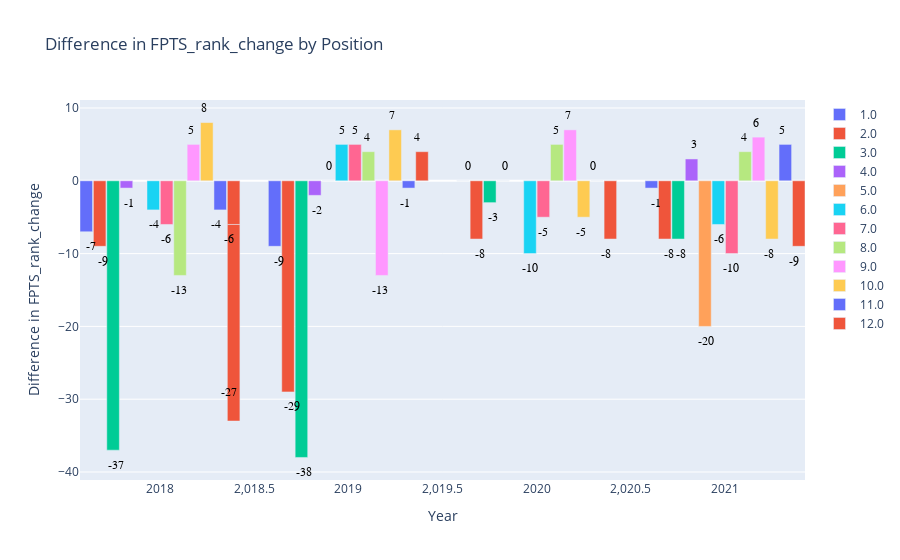

Here is the notebook cell this chart was saved with:
### Code cell
consistency_chart(df.copy(), 'qb')

### Figure 1 — Plotly figure (JSON) as saved in the notebook; plotly's stock layout.template omitted (floating-point values rounded to 4 significant figures)
{"data": [{"customdata": [["Josh Allen", 1, 2, 17], ["Josh Allen", 1, 1, 17], ["Lamar Jackson", 1, 10, 15], ["Patrick Mahomes", 1, 8, 14]], "hovertemplate": "Player: %{customdata[0]}<br>FPTS_rank_current: %{customdata[1]}<br>FPTS_rank_change: %{y}<br>FPTS_rank_next: %{customdata[2]}<br>FPTS_G: %{customdata[3]}<br><extra></extra>", "name": "1.0", "type": "bar", "width": 0.06667, "x": [2021.0, 2020.0, 2019.0, 2018.0], "y": [-1, 0, -9, -7]}, {"customdata": [["Matt Ryan", 2, 11, 15], ["Kyler Murray", 2, 10, 14], ["Dak Prescott", 2, 31, 5], ["Justin Herbert", 2, 10, 17]], "hovertemplate": "Player: %{customdata[0]}<br>FPTS_rank_current: %{customdata[1]}<br>FPTS_rank_change: %{y}<br>FPTS_rank_next: %{customdata[2]}<br>FPTS_G: %{customdata[3]}<br><extra></extra>", "name": "2.0", "type": "bar", "width": 0.06667, "x": [2018.0, 2020.0, 2019.0, 2021.0], "y": [-9, -8, -29, -8]}, {"customdata": [["Jameis Winston", 3, 41, 4], ["Tom Brady", 3, 11, 17], ["Aaron Rodgers", 3, 6, 16], ["Ben Roethlisberger", 3, 40, 2]], "hovertemplate": "Player: %{customdata[0]}<br>FPTS_rank_current: %{customdata[1]}<br>FPTS_rank_change: %{y}<br>FPTS_rank_next: %{customdata[2]}<br>FPTS_G: %{customdata[3]}<br><extra></extra>", "name": "3.0", "type": "bar", "width": 0.06667, "x": [2019.0, 2021.0, 2020.0, 2018.0], "y": [-38, -8, -3, -37]}, {"customdata": [["Patrick Mahomes", 4, 4, 17], ["Russell Wilson", 4, 6, 16], ["Patrick Mahomes", 4, 1, 17], ["Deshaun Watson", 4, 5, 15]], "hovertemplate": "Player: %{customdata[0]}<br>FPTS_rank_current: %{customdata[1]}<br>FPTS_rank_change: %{y}<br>FPTS_rank_next: %{customdata[2]}<br>FPTS_G: %{customdata[3]}<br><extra></extra>", "name": "4.0", "type": "bar", "width": 0.06667, "x": [2020.0, 2019.0, 2021.0, 2018.0], "y": [0, -2, 3, -1]}, {"customdata": [["Matthew Stafford", 5, 25, 9], ["Deshaun Watson", 5, 5, 16]], "hovertemplate": "Player: %{customdata[0]}<br>FPTS_rank_current: %{customdata[1]}<br>FPTS_rank_change: %{y}<br>FPTS_rank_next: %{customdata[2]}<br>FPTS_G: %{customdata[3]}<br><extra></extra>", "name": "5.0", "type": "bar", "width": 0.06667, "x": [2021.0, 2019.0], "y": [-20, 0]}, {"customdata": [["Russell Wilson", 6, 16, 14], ["Aaron Rodgers", 6, 12, 17], ["Josh Allen", 6, 1, 16], ["Aaron Rodgers", 6, 10, 16]], "hovertemplate": "Player: %{customdata[0]}<br>FPTS_rank_current: %{customdata[1]}<br>FPTS_rank_change: %{y}<br>FPTS_rank_next: %{customdata[2]}<br>FPTS_G: %{customdata[3]}<br><extra></extra>", "name": "6.0", "type": "bar", "width": 0.06667, "x": [2020.0, 2021.0, 2019.0, 2018.0], "y": [-10, -6, 5, -4]}, {"customdata": [["Jared Goff", 7, 13, 16], ["Dak Prescott", 7, 17, 12], ["Kyler Murray", 7, 2, 16], ["Ryan Tannehill", 7, 12, 17]], "hovertemplate": "Player: %{customdata[0]}<br>FPTS_rank_current: %{customdata[1]}<br>FPTS_rank_change: %{y}<br>FPTS_rank_next: %{customdata[2]}<br>FPTS_G: %{customdata[3]}<br><extra></extra>", "name": "7.0", "type": "bar", "width": 0.06667, "x": [2018.0, 2021.0, 2019.0, 2020.0], "y": [-6, -10, 5, -5]}, {"customdata": [["Joe Burrow", 8, 4, 17], ["Tom Brady", 8, 3, 17], ["Drew Brees", 8, 21, 11], ["Patrick Mahomes", 8, 4, 15]], "hovertemplate": "Player: %{customdata[0]}<br>FPTS_rank_current: %{customdata[1]}<br>FPTS_rank_change: %{y}<br>FPTS_rank_next: %{customdata[2]}<br>FPTS_G: %{customdata[3]}<br><extra></extra>", "name": "8.0", "type": "bar", "width": 0.06667, "x": [2021.0, 2020.0, 2018.0, 2019.0], "y": [4, 5, -13, 4]}, {"customdata": [["Russell Wilson", 9, 4, 16], ["Carson Wentz", 9, 22, 12], ["Jalen Hurts", 9, 3, 15], ["Justin Herbert", 9, 2, 17]], "hovertemplate": "Player: %{customdata[0]}<br>FPTS_rank_current: %{customdata[1]}<br>FPTS_rank_change: %{y}<br>FPTS_rank_next: %{customdata[2]}<br>FPTS_G: %{customdata[3]}<br><extra></extra>", "name": "9.0", "type": "bar", "width": 0.06667, "x": [2018.0, 2019.0, 2021.0, 2020.0], "y": [5, -13, 6, 7]}, {"customdata": [["Kyler Murray", 10, 18, 11], ["Lamar Jackson", 10, 15, 12], ["Aaron Rodgers", 10, 3, 16], ["Dak Prescott", 10, 2, 16]], "hovertemplate": "Player: %{customdata[0]}<br>FPTS_rank_current: %{customdata[1]}<br>FPTS_rank_change: %{y}<br>FPTS_rank_next: %{customdata[2]}<br>FPTS_G: %{customdata[3]}<br><extra></extra>", "name": "10.0", "type": "bar", "width": 0.06667, "x": [2021.0, 2020.0, 2019.0, 2018.0], "y": [-8, -5, 7, 8]}, {"customdata": [["Kirk Cousins", 11, 11, 16], ["Kirk Cousins", 11, 6, 17], ["Matt Ryan", 11, 12, 16], ["Philip Rivers", 11, 15, 16]], "hovertemplate": "Player: %{customdata[0]}<br>FPTS_rank_current: %{customdata[1]}<br>FPTS_rank_change: %{y}<br>FPTS_rank_next: %{customdata[2]}<br>FPTS_G: %{customdata[3]}<br><extra></extra>", "name": "11.0", "type": "bar", "width": 0.06667, "x": [2020.0, 2021.0, 2019.0, 2018.0], "y": [0, 5, -1, -4]}, {"customdata": [["Kirk Cousins", 12, 18, 15], ["Ryan Tannehill", 12, 21, 12], ["Cam Newton", 12, 39, 2], ["Tom Brady", 12, 8, 16], ["Matt Ryan", 12, 20, 17]], "hovertemplate": "Player: %{customdata[0]}<br>FPTS_rank_current: %{customdata[1]}<br>FPTS_rank_change: %{y}<br>FPTS_rank_next: %{customdata[2]}<br>FPTS_G: %{customdata[3]}<br><extra></extra>", "name": "12.0", "type": "bar", "width": 0.06667, "x": [2018.0, 2021.0, 2018.0, 2019.0, 2020.0], "y": [-6, -9, -27, 4, -8]}], "layout": {"annotations": [{"align": "center", "font": {"color": "black", "family": "Arial", "size": 12}, "showarrow": false, "text": "-1", "x": 2021.0, "xref": "x", "y": -3, "yref": "y"}, {"align": "center", "font": {"color": "black", "family": "Arial", "size": 12}, "showarrow": false, "text": "0", "x": 2020.0, "xref": "x", "y": 2, "yref": "y"}, {"align": "center", "font": {"color": "black", "family": "Arial", "size": 12}, "showarrow": false, "text": "-9", "x": 2019.0, "xref": "x", "y": -11, "yref": "y"}, {"align": "center", "font": {"color": "black", "family": "Arial", "size": 12}, "showarrow": false, "text": "-7", "x": 2018.0, "xref": "x", "y": -9, "yref": "y"}, {"align": "center", "font": {"color": "black", "family": "Arial", "size": 12}, "showarrow": false, "text": "-9", "x": 2018.0, "xref": "x", "y": -11, "yref": "y"}, {"align": "center", "font": {"color": "black", "family": "Arial", "size": 12}, "showarrow": false, "text": "-8", "x": 2020.0, "xref": "x", "y": -10, "yref": "y"}, {"align": "center", "font": {"color": "black", "family": "Arial", "size": 12}, "showarrow": false, "text": "-29", "x": 2019.0, "xref": "x", "y": -31, "yref": "y"}, {"align": "center", "font": {"color": "black", "family": "Arial", "size": 12}, "showarrow": false, "text": "-8", "x": 2021.0, "xref": "x", "y": -10, "yref": "y"}, {"align": "center", "font": {"color": "black", "family": "Arial", "size": 12}, "showarrow": false, "text": "-38", "x": 2019.0, "xref": "x", "y": -40, "yref": "y"}, {"align": "center", "font": {"color": "black", "family": "Arial", "size": 12}, "showarrow": false, "text": "-8", "x": 2021.0, "xref": "x", "y": -10, "yref": "y"}, {"align": "center", "font": {"color": "black", "family": "Arial", "size": 12}, "showarrow": false, "text": "-3", "x": 2020.0, "xref": "x", "y": -5, "yref": "y"}, {"align": "center", "font": {"color": "black", "family": "Arial", "size": 12}, "showarrow": false, "text": "-37", "x": 2018.0, "xref": "x", "y": -39, "yref": "y"}, {"align": "center", "font": {"color": "black", "family": "Arial", "size": 12}, "showarrow": false, "text": "0", "x": 2020.0, "xref": "x", "y": 2, "yref": "y"}, {"align": "center", "font": {"color": "black", "family": "Arial", "size": 12}, "showarrow": false, "text": "-2", "x": 2019.0, "xref": "x", "y": -4, "yref": "y"}, {"align": "center", "font": {"color": "black", "family": "Arial", "size": 12}, "showarrow": false, "text": "3", "x": 2021.0, "xref": "x", "y": 5, "yref": "y"}, {"align": "center", "font": {"color": "black", "family": "Arial", "size": 12}, "showarrow": false, "text": "-1", "x": 2018.0, "xref": "x", "y": -3, "yref": "y"}, {"align": "center", "font": {"color": "black", "family": "Arial", "size": 12}, "showarrow": false, "text": "-20", "x": 2021.0, "xref": "x", "y": -22, "yref": "y"}, {"align": "center", "font": {"color": "black", "family": "Arial", "size": 12}, "showarrow": false, "text": "0", "x": 2019.0, "xref": "x", "y": 2, "yref": "y"}, {"align": "center", "font": {"color": "black", "family": "Arial", "size": 12}, "showarrow": false, "text": "-10", "x": 2020.0, "xref": "x", "y": -12, "yref": "y"}, {"align": "center", "font": {"color": "black", "family": "Arial", "size": 12}, "showarrow": false, "text": "-6", "x": 2021.0, "xref": "x", "y": -8, "yref": "y"}, {"align": "center", "font": {"color": "black", "family": "Arial", "size": 12}, "showarrow": false, "text": "5", "x": 2019.0, "xref": "x", "y": 7, "yref": "y"}, {"align": "center", "font": {"color": "black", "family": "Arial", "size": 12}, "showarrow": false, "text": "-4", "x": 2018.0, "xref": "x", "y": -6, "yref": "y"}, {"align": "center", "font": {"color": "black", "family": "Arial", "size": 12}, "showarrow": false, "text": "-6", "x": 2018.0, "xref": "x", "y": -8, "yref": "y"}, {"align": "center", "font": {"color": "black", "family": "Arial", "size": 12}, "showarrow": false, "text": "-10", "x": 2021.0, "xref": "x", "y": -12, "yref": "y"}, {"align": "center", "font": {"color": "black", "family": "Arial", "size": 12}, "showarrow": false, "text": "5", "x": 2019.0, "xref": "x", "y": 7, "yref": "y"}, {"align": "center", "font": {"color": "black", "family": "Arial", "size": 12}, "showarrow": false, "text": "-5", "x": 2020.0, "xref": "x", "y": -7, "yref": "y"}, {"align": "center", "font": {"color": "black", "family": "Arial", "size": 12}, "showarrow": false, "text": "4", "x": 2021.0, "xref": "x", "y": 6, "yref": "y"}, {"align": "center", "font": {"color": "black", "family": "Arial", "size": 12}, "showarrow": false, "text": "5", "x": 2020.0, "xref": "x", "y": 7, "yref": "y"}, {"align": "center", "font": {"color": "black", "family": "Arial", "size": 12}, "showarrow": false, "text": "-13", "x": 2018.0, "xref": "x", "y": -15, "yref": "y"}, {"align": "center", "font": {"color": "black", "family": "Arial", "size": 12}, "showarrow": false, "text": "4", "x": 2019.0, "xref": "x", "y": 6, "yref": "y"}, {"align": "center", "font": {"color": "black", "family": "Arial", "size": 12}, "showarrow": false, "text": "5", "x": 2018.0, "xref": "x", "y": 7, "yref": "y"}, {"align": "center", "font": {"color": "black", "family": "Arial", "size": 12}, "showarrow": false, "text": "-13", "x": 2019.0, "xref": "x", "y": -15, "yref": "y"}, {"align": "center", "font": {"color": "black", "family": "Arial", "size": 12}, "showarrow": false, "text": "6", "x": 2021.0, "xref": "x", "y": 8, "yref": "y"}, {"align": "center", "font": {"color": "black", "family": "Arial", "size": 12}, "showarrow": false, "text": "7", "x": 2020.0, "xref": "x", "y": 9, "yref": "y"}, {"align": "center", "font": {"color": "black", "family": "Arial", "size": 12}, "showarrow": false, "text": "-8", "x": 2021.0, "xref": "x", "y": -10, "yref": "y"}, {"align": "center", "font": {"color": "black", "family": "Arial", "size": 12}, "showarrow": false, "text": "-5", "x": 2020.0, "xref": "x", "y": -7, "yref": "y"}, {"align": "center", "font": {"color": "black", "family": "Arial", "size": 12}, "showarrow": false, "text": "7", "x": 2019.0, "xref": "x", "y": 9, "yref": "y"}, {"align": "center", "font": {"color": "black", "family": "Arial", "size": 12}, "showarrow": false, "text": "8", "x": 2018.0, "xref": "x", "y": 10, "yref": "y"}, {"align": "center", "font": {"color": "black", "family": "Arial", "size": 12}, "showarrow": false, "text": "0", "x": 2020.0, "xref": "x", "y": 2, "yref": "y"}, {"align": "center", "font": {"color": "black", "family": "Arial", "size": 12}, "showarrow": false, "text": "5", "x": 2021.0, "xref": "x", "y": 7, "yref": "y"}, {"align": "center", "font": {"color": "black", "family": "Arial", "size": 12}, "showarrow": false, "text": "-1", "x": 2019.0, "xref": "x", "y": -3, "yref": "y"}, {"align": "center", "font": {"color": "black", "family": "Arial", "size": 12}, "showarrow": false, "text": "-4", "x": 2018.0, "xref": "x", "y": -6, "yref": "y"}, {"align": "center", "font": {"color": "black", "family": "Arial", "size": 12}, "showarrow": false, "text": "-6", "x": 2018.0, "xref": "x", "y": -8, "yref": "y"}, {"align": "center", "font": {"color": "black", "family": "Arial", "size": 12}, "showarrow": false, "text": "-9", "x": 2021.0, "xref": "x", "y": -11, "yref": "y"}, {"align": "center", "font": {"color": "black", "family": "Arial", "size": 12}, "showarrow": false, "text": "-27", "x": 2018.0, "xref": "x", "y": -29, "yref": "y"}, {"align": "center", "font": {"color": "black", "family": "Arial", "size": 12}, "showarrow": false, "text": "4", "x": 2019.0, "xref": "x", "y": 6, "yref": "y"}, {"align": "center", "font": {"color": "black", "family": "Arial", "size": 12}, "showarrow": false, "text": "-8", "x": 2020.0, "xref": "x", "y": -10, "yref": "y"}], "barmode": "group", "title": {"text": "Difference in FPTS_rank_change by Position"}, "xaxis": {"title": {"text": "Year"}}, "yaxis": {"title": {"text": "Difference in FPTS_rank_change"}}}}
